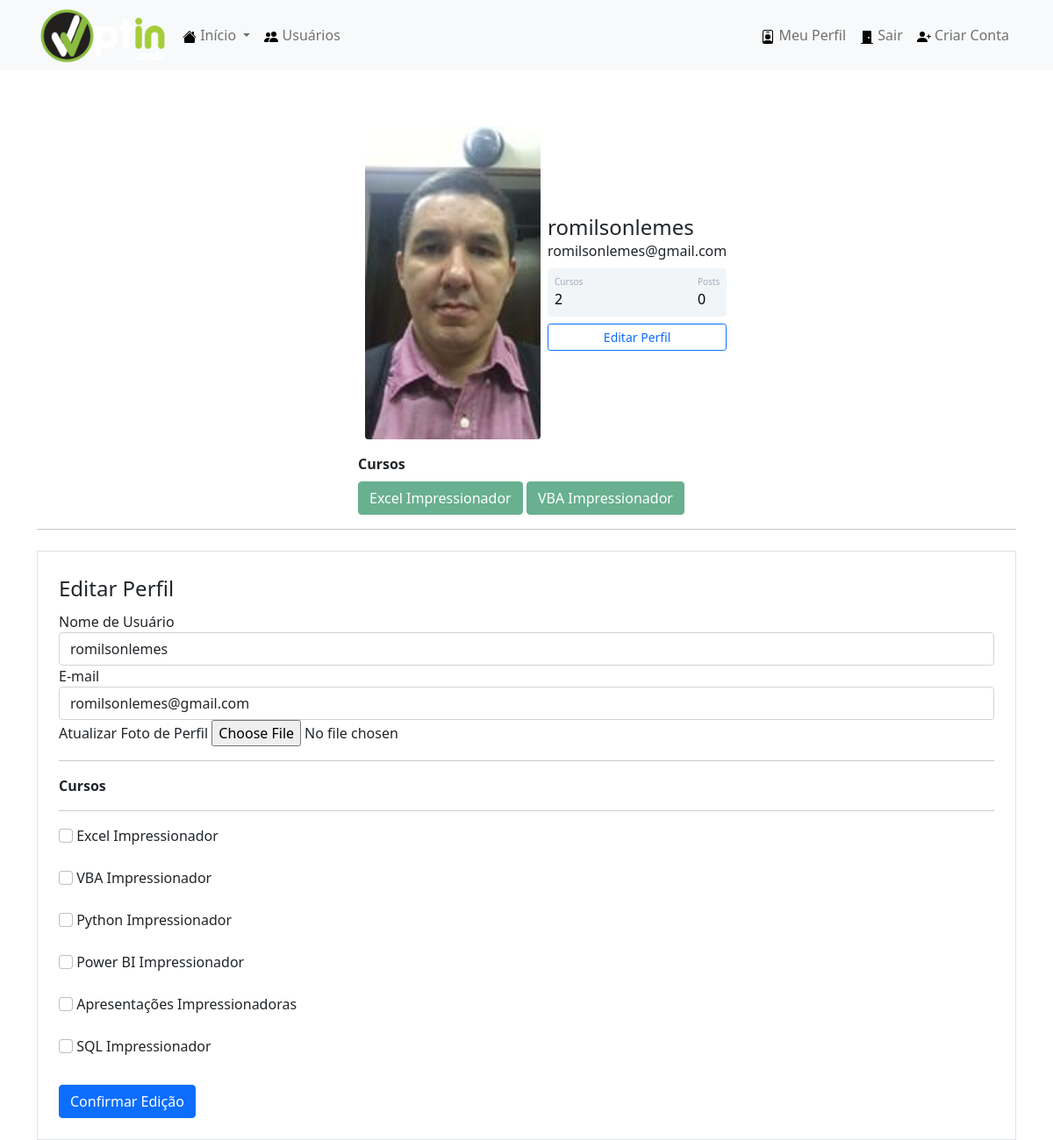
The app's page /perfil/editar (signed in) with its own data.
### plataformaSms/models.py (models this page shows)
class Usuario(database.Model, UserMixin):
    id = database.Column(database.Integer, primary_key=True)
    username = database.Column(database.String, nullable=False)
    email = database.Column(database.String, nullable=False, unique=True)
    senha = database.Column(database.String, nullable=False)
    foto_perfil = database.Column(database.String, default='default.jpg')
    posts = database.relationship('Post', backref='autor', lazy=True)
    cursos = database.Column(database.String, nullable=False, default='Não Informado')
    def contar_posts(self):
        return len(self.posts)

### plataformaSms/routes.py (the view)
@app.route('/perfil/editar', methods=['GET', 'POST'])
@login_required
def editar_perfil():
    form = FormEditarPerfil()
    if form.validate_on_submit():
        current_user.email = form.email.data
        current_user.username = form.username.data
        if form.foto_perfil.data:
            nome_imagem = salvar_imagem(form.foto_perfil.data)
            current_user.foto_perfil = nome_imagem
        current_user.cursos = atualizar_cursos(form)
        print (current_user.cursos)
        database.session.commit()
        flash('Perfil atualizado com Sucesso', 'alert-success')
        return redirect(url_for('perfil'))
    elif request.method == "GET":
        form.email.data     = current_user.email
        form.username.data  = current_user.username
    foto_perfil = url_for('static', filename='fotos_perfil/{}'.format(current_user.foto_perfil))
    return render_template('editarperfil.html', foto_perfil=foto_perfil, form=form)

### plataformaSms/forms.py (shortened to what this page needs)
class FormEditarPerfil(FlaskForm):
    username        = StringField('Nome de Usuário', validators=[DataRequired()])
    email           = StringField('E-mail', validators=[DataRequired(), Email()])
    foto_perfil = FileField('Atualizar Foto de Perfil', validators=[FileAllowed(['jpg', 'jpeg', 'png'])])
    curso_Excel     = BooleanField('Excel Impressionador')
    curso_Vba       = BooleanField('VBA Impressionador')
    curso_Python    = BooleanField('Python Impressionador')
    curso_PowerBi   = BooleanField('Power BI Impressionador')
    curso_ppt       = BooleanField('Apresentações Impressionadoras')
    curso_Sql       = BooleanField('SQL Impressionador')
    botao_submit_EditarPerfil = SubmitField('Confirmar Edição')

### plataformaSms/models.py (called while the page is built)
@login_manager.user_loader
def load_usuario(id_usuario):
    return Usuario.query.get(int(id_usuario))

### plataformaSms/templates/editarperfil.html (shortened to what this page needs)
{% extends 'perfil.html' %}
{% block form_editar_perfil %}
        <div class="container">
            <hr>
           <div class="row">
               <div class="col">
                   <form method="POST" action="" class="border p-4 mt-2" enctype="multipart/form-data">
                       <legend>Editar Perfil</legend>
                       <fieldset>
                          <div class="form-group">
                               {{ form.username.label(class="form-control-label") }}
                               {% if form.username.errors %}
                                    {{ form.username(class="form-control is-invalid") }}
                                    <div class="invalid-feedback">
                                        {% for erro in form.username.errors %}
                                            {{ erro }}
                                        {% endfor %}
                                    </div>
                               {% else %}
                                    {{ form.username(class="form-control") }}
                               {% endif %}
                           </div>
                          <div class="form-group">
                               {{ form.email.label(class="form-control-label") }}
                               {% if form.email.errors %}
                                    {{ form.email(class="form-control is-invalid") }}
                                    <div class="invalid-feedback">
                                        {% for erro in form.email.errors %}
                                            {{ erro }}
                                        {% endfor %}
                                    </div>
                               {% else %}
                                    {{ form.email(class="form-control") }}
                               {% endif %}
                           </div>
                           <div class="form-group">
                               {{ form.foto_perfil.label }}
                               {{ form.foto_perfil(class="form-control-file") }}
                           </div>
                           <hr>
                           <p><strong>Cursos</strong></p>
                           <hr>
                           {% for campo in form %}
                                {% if 'curso_' in campo.name %}
                                        <div class="form-group">
                                            {{ campo(class="form-check-input") }}
                                            {{ campo.label(class="form-check-label") }}
                                        </div>
                                        <br>
                                {% endif %}
                           {% endfor %}
                       </fieldset>
                       {{ form.botao_submit_EditarPerfil(class="btn btn-primary mt-2") }}
                   </form>
               </div>
            </div>
        </div>
{% endblock %}

### plataformaSms/templates/perfil.html
{% extends 'base.html' %}
{% block body %}
          <div class="container mt-5 d-flex justify-content-center">
              <div class="card p-3">
                  <div class="d-flex align-items-center">
                      <div class="image pe-2"> <img src="{{ foto_perfil }}" class="rounded" width="200"> </div>
                      <div class="ml-3 w-100">
                              <h4 class="mb-0 mt-0">{{ current_user.username }}</h4> <span> {{ current_user.email }}</span>
                              <div class="p-2 mt-2 bg-primary d-flex justify-content-between rounded text-white stats">
                                  {% if 'Não Informado' in current_user.cursos %}
                                    <div class="d-flex flex-column"> <span class="articles">Cursos</span> <span class="number1">0</span> </div>
                                  {% else %}
                                    <div class="d-flex flex-column"> <span class="articles">Cursos</span> <span class="number1">{{ current_user.cursos.count(';') + 1 }}</span> </div>
                                  {% endif %}
                                  <div class="d-flex flex-column"> <span class="rating">Posts</span> <span class="number3">{{ current_user.contar_posts() }}</span> </div>
                              </div>
                              <div class="button mt-2 d-flex flex-row align-items-center">
                                  <a class="w-100" href="{{ url_for('editar_perfil') }}">
                                      <button class="btn btn-sm btn-outline-primary w-100">Editar Perfil</button>
                                  </a>
                              </div>
                      </div>
                </div>
              </div>
          </div>
          {% if 'Não Informado' not in current_user.cursos %}
                  <div class="row justify-content-center">
                      <div class="col col-4" style="text-align-center">
                            <strong>Cursos</strong><br>
                            {% for curso in current_user.cursos.split(';') %}
                                <button type="button" class="btn btn-success mt-2" disabled>{{ curso }}</button>
                            {% endfor %}
                      </div>
                  </div>
          {% endif %}
    {% block form_editar_perfil %}
    {% endblock %}
{% endblock %}

### plataformaSms/static/main.css (style rules this page uses)
.card { width: 400px; border: none; border-radius: 10px; background-color: #fff }
.stats { background: #f2f5f8 !important; color: #000 !important }
.articles { font-size: 10px; color: #a1aab9 }
.number1 { font-weight: 500 }
.rating { font-size: 10px; color: #a1aab9 }
.number3 { font-weight: 500 }

### records on screen
Usuario: username "romilsonlemes", email "romilsonlemes@gmail.com", cursos "2"

### other values on screen
{{ current_user.contar_posts() }} "0"
{{ curso }} "Excel Impressionador" "VBA Impressionador"
{{ campo.label(class="form-check-label") }} "Excel Impressionador" "VBA Impressionador" "Python Impressionador" "Power BI Impressionador" "Apresentações Impressionadoras" "SQL Impressionador"
